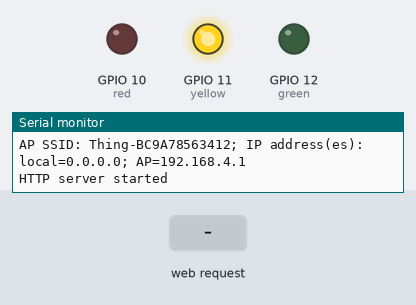
Simulated run of this sketch. Board: ESP32-S3. Parts: output pins drawn as LEDs (lit = HIGH), the last lines printed to the serial monitor. The test bench sets the inputs (shaded band).

Above: at 1.2 s.
1.3 s: HTTP request GET / received
At 2.6 s:
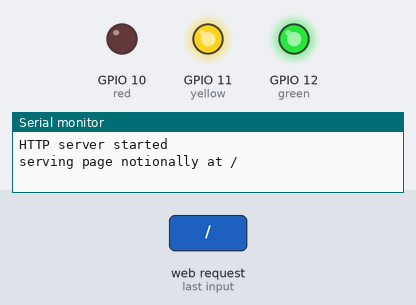
Timing chart, 0 to 4.3 s (numbered marks = the images above; inputs shaded):
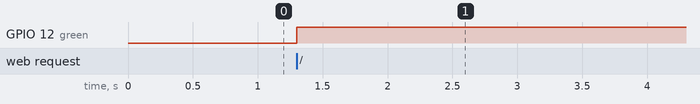

The sketch:

web_server.ino
```cpp
/* `web_server.ino` script
 *
 *  Creates a wifi access point and runs a web server.
 *
 *  Author: Ethan Jones
 *  Date: 2023-02-28
 *
 */

#include <WiFi.h>
#include <WebServer.h>

const int red = 10;
const int yellow = 11;
const int green = 12;

String apSSID;
WebServer webServer(80);
char MAC_ADDRESS[13];

#define startupDBG      true
#define dbg(b, s) if(b) Serial.print(s)
#define dln(b, s) if(b) Serial.println(s)
#define netDBG          true

//AP functions
void getMAC(char *buf) {
  uint64_t mac = ESP.getEfuseMac();
  char rev[13];
  sprintf(rev, "%04X%08X", (uint16_t) (mac >> 32), (uint32_t) mac);
  for(int i=0, j=11; i<=10; i+=2, j-=2) {
    buf[i] = rev[j-1];
    buf[i+1] = rev[j];
  }
  buf[12] = '\0';
}

void printIPs() {
  if(startupDBG) {
    Serial.print("AP SSID: ");
    Serial.print(apSSID);
    Serial.print("; IP address(es): local=");
    Serial.print(WiFi.localIP());
    Serial.print("; AP=");
    Serial.println(WiFi.softAPIP());
  }
  if(netDBG)
    WiFi.printDiag(Serial);
}

void startAP() {
  getMAC(MAC_ADDRESS);
  apSSID = String("Thing-");
  apSSID.concat(MAC_ADDRESS);
  if(! WiFi.mode(WIFI_AP_STA))
    dln(startupDBG, "failed to set Wifi mode");
  if(! WiFi.softAP(apSSID.c_str(), "dumbpassword"))
    dln(startupDBG, "failed to start soft AP");
  printIPs();
}

//Web server functions
void startWebServer() {
  webServer.on("/", handleRoot);
  webServer.onNotFound(handleNotFound);
  webServer.begin();
  dln(startupDBG, "HTTP server started");
  digitalWrite(yellow, HIGH);
}

void handleNotFound() {
  dbg(netDBG, "URI Not Found: ");
  dln(netDBG, webServer.uri());
  digitalWrite(red, HIGH);
  webServer.send(200, "text/plain", "URI Not Found");
}
void handleRoot() {
  dln(netDBG, "serving page notionally at /");
  String toSend = getPageTop();
  toSend += getPageBody();
  toSend += getPageFooter();
  webServer.send(200, "text/html", toSend);
  digitalWrite(green, HIGH);
}

String getPageTop() {
  return
    "<html><head><title>COM3506 IoT [ID: " + apSSID + "]</title>\n"
    "<meta charset=\"utf-8\">"
    "<meta name=\"viewport\" content=\"width=device-width, initial-scale=1.0\">"
    "\n<style>body{background:#FFF; color: #000; "
    "font-family: sans-serif; font-size: 150%;}</style>\n"
    "</head><body>\n"
  ;
};

String getPageBody() {
  return "<h2>Welcome to Thing!</h2>\n";
}

String getPageFooter() {
  return "\n<p><a href='/'>Home</a>&nbsp;&nbsp;&nbsp;</p></body></html>\n";
}

void setup() {
  Serial.begin(115200);
  pinMode(green, OUTPUT);
  pinMode(yellow, OUTPUT);
  pinMode(red, OUTPUT);
  startAP();
  startWebServer();
}

void loop() {
  webServer.handleClient();
}
```

Measured:
- after the input at 1.3 s, GPIO 12 (green): LOW → HIGH at once
